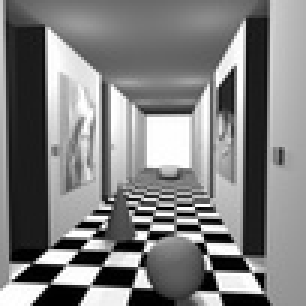
#> input picture data/corridorl.jpg, 102 x 102 px, shrunk from 256 x 256 before the run (shown 3 times larger)
$ python main.py
#> lines starting #> are read from the running program, lines starting #| are printed output that depends on the picture
### utils.py
import cv2
import numpy as np

def _read_image_pair(left_image_path="data/corridorl.jpg",
                     right_image_path="data/corridorr.jpg"):
#> called with left_image_path = 'data/corridorl.jpg', right_image_path = 'data/corridorr.jpg'
    left_img = cv2.imread(left_image_path, 0)
#> left_img is the input picture: shape (102, 102); min 0, max 255, mean 127.8
    right_img = cv2.imread(right_image_path, 0)
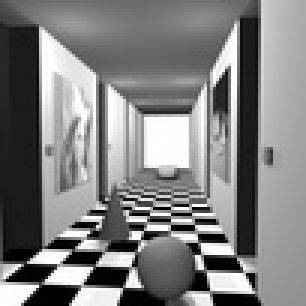
#> input picture data/corridorr.jpg, 102 x 102 px, shrunk from 256 x 256 before the run (shown 3 times larger)
#> right_img is the input picture: shape (102, 102); min 0, max 255, mean 128
    return np.asarray(left_img), np.asarray(right_img)

### sad_disparity.py
import cv2
import numpy as np
import matplotlib.pyplot as plt
from tqdm import tqdm

from utils import _read_image_pair

BLOCK_SIZE = 7
SEARCH_BLOCK_SIZE = 56

# Based on SAD
def calculate_sad(block_left, block_right):
    """
    Calculates the sum of the absolute differences by subtracting corresponding pixels in the two
    blocks, taking absolute values and summing them
    """
    return np.sum(abs(block_left - block_right))

def compute_disparity_map_sad(args):
    """
    The function reads the left image and the right image paths and calculates diparity maps.
    It essentially picks up a block from left image and iterates through right image to find the best
    match by calculating the sum of absolute difference between pixels in left block and right block
    """
    left_array, right_array = _read_image_pair(args.left_image_path, args.right_image_path)
    left_array = left_array.astype(int)
    right_array = right_array.astype(int)
    h, w = left_array.shape
#> h = 102; w = 102
    disparity_map = np.zeros((h, w), dtype=np.float32)

    for row in tqdm(range(BLOCK_SIZE, h - BLOCK_SIZE), desc='Process'):
        for col in range(BLOCK_SIZE, w - BLOCK_SIZE):
            block_left = left_array[row:row + BLOCK_SIZE, col:col + BLOCK_SIZE] #extract block from left image

            #horizontal search range in right image
            col_min = max(0, col - SEARCH_BLOCK_SIZE)
            col_max = col
            min_cost = float('inf')
            best_match = col
            for col_right in range(col_min, col_max):
                block_right = right_array[row:row + BLOCK_SIZE, col_right:col_right + BLOCK_SIZE] #extract block from right image
                if block_right.shape != block_left.shape: # check block shape
                    continue
                sad = calculate_sad(block_left, block_right) #calculates SAD
                #update minimum cost and best match
                if sad < min_cost:
                    min_cost = sad
                    best_match = col_right

            #calculate and store disparity
            disparity_map[row, col] = abs(best_match - col)
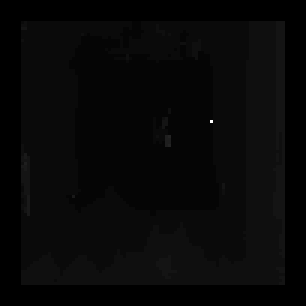
#> disparity_map: shape (102, 102) float32 (shown 3 times larger); min 0, max 51, mean 1.5; drawn with min black and max white

    #Normalize and store disparity match
    disparity_map_normalized = cv2.normalize(disparity_map, None, 0, 255, cv2.NORM_MINMAX)
    disparity_map_normalized = disparity_map_normalized.astype(np.uint8)

    filename = args.left_image_path[:-5].split('/')[-1]
    plt.imshow(disparity_map_normalized, cmap='grey')
    plt.savefig(f'./output/{filename}_disparity_map_sad.png')
    plt.show()

### main.py
import argparse
from sad_disparity import compute_disparity_map_sad
from ncc_disparity import compute_disparity_map_ncc
from cost_aggregation_disparity import compute_disparity_map_cost_aggregation
from weighted_median_filtering import compute_disparity_map_cost_aggregation_weighted_filtering
from semi_global_matching import compute_disparity_map_semi_global_matching
import os


if __name__ == '__main__':
    parser = argparse.ArgumentParser(description='Disparity Map Calculation with Different Methods')
    parser.add_argument('--method', type=str, choices=['SAD', 'NCC', 'CostAggregation', 'CostAggregation_WeightedFiltering', 'Semi_global_matching', 'all'], default='SAD',
                        help='Choose the disparity map method: SAD, NCC, CostAggregation, CostAggregation_WeightedFiltering, Semi_global_matching or for all')

    parser.add_argument('--left_image_path', type=str, default='data/corridorl.jpg',
                        help='The path to the left image')
    parser.add_argument('--right_image_path', type=str, default='data/corridorr.jpg',
                        help='The path to the right image')
    parser.add_argument('--all_images_flag', type=bool, default=False,
                        help='The path to the right image')
    parser.add_argument('--all_images', type=str, default='./data/',
                        help='The path to the right image')

    args = parser.parse_args()

    # Call different functions based on the selected algorithm

    if args.all_images_flag == True:
        processed_images = []
        for img in os.listdir(args.all_images):
            image_name = img[:-5]
            if image_name in processed_images:
                continue
            processed_images.append(image_name)
            args.left_image_path = args.all_images + image_name + "l.jpg"
            args.right_image_path = args.all_images + image_name + "r.jpg"

            if args.method == 'SAD':
                compute_disparity_map_sad(args)
            elif args.method == 'NCC':
                compute_disparity_map_ncc(args)
            elif args.method == 'CostAggregation':
                compute_disparity_map_cost_aggregation(args)
            elif args.method == 'CostAggregation_WeightedFiltering':
                compute_disparity_map_cost_aggregation_weighted_filtering(args)
            elif args.method == 'Semi_global_matching':
                compute_disparity_map_semi_global_matching(args)
            elif args.method == 'all':
                compute_disparity_map_sad(args)
                compute_disparity_map_ncc(args)
                compute_disparity_map_cost_aggregation(args)
                compute_disparity_map_cost_aggregation_weighted_filtering(args)

    else:
        if args.method == 'SAD':
            compute_disparity_map_sad(args)
        elif args.method == 'NCC':
            compute_disparity_map_ncc(args)
        elif args.method == 'CostAggregation':
            compute_disparity_map_cost_aggregation(args)
        elif args.method == 'CostAggregation_WeightedFiltering':
            compute_disparity_map_cost_aggregation_weighted_filtering(args)
        elif args.method == 'Semi_global_matching':
            compute_disparity_map_semi_global_matching(args)
        elif args.method == 'all':
            compute_disparity_map_sad(args)
            compute_disparity_map_ncc(args)
            compute_disparity_map_cost_aggregation(args)
            compute_disparity_map_cost_aggregation_weighted_filtering(args)
